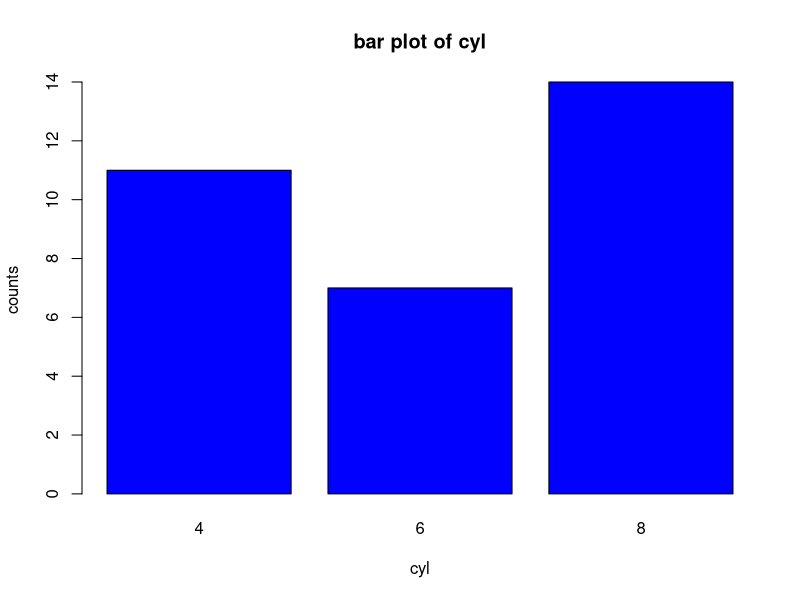
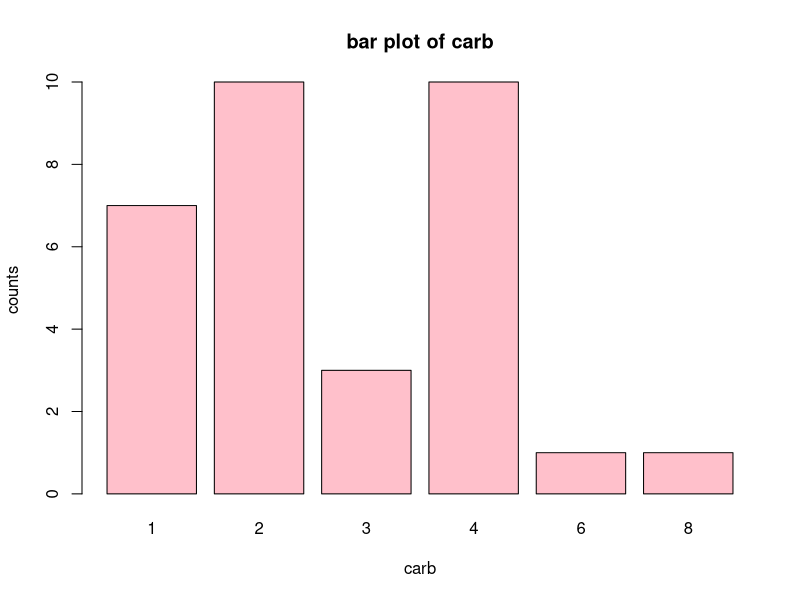
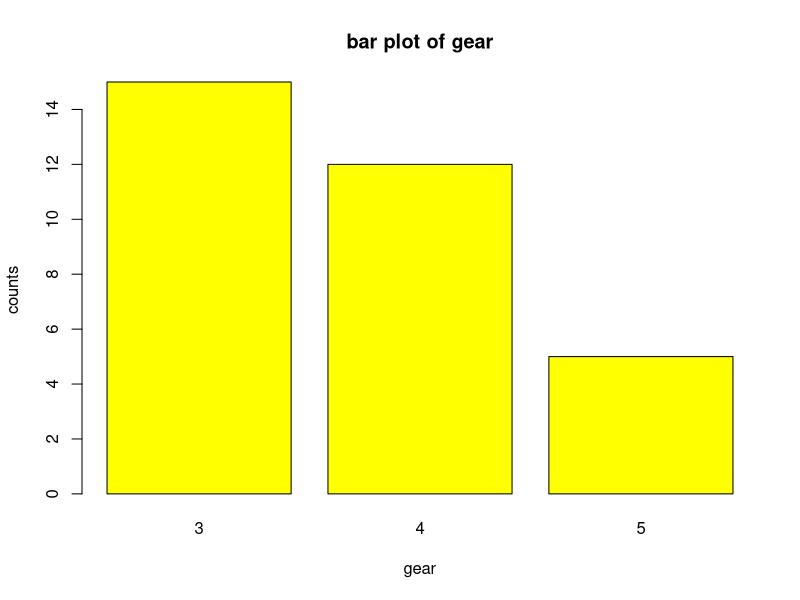
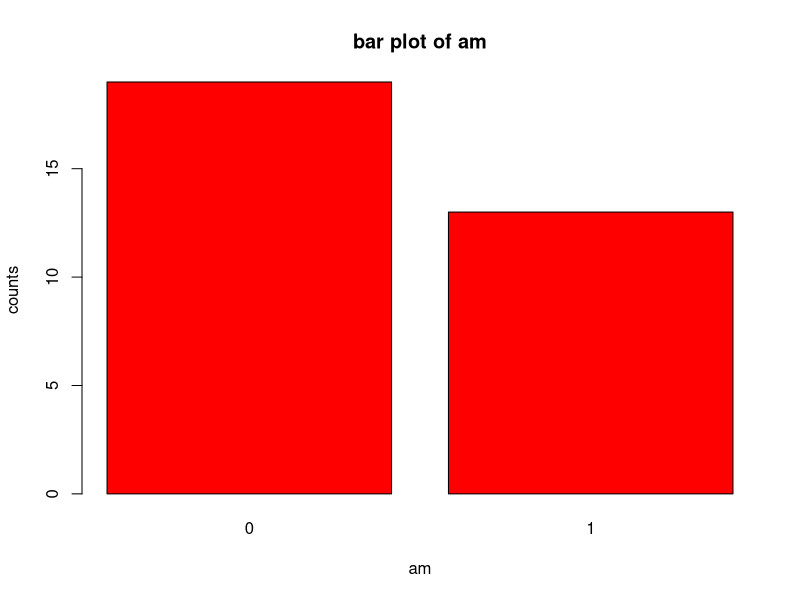
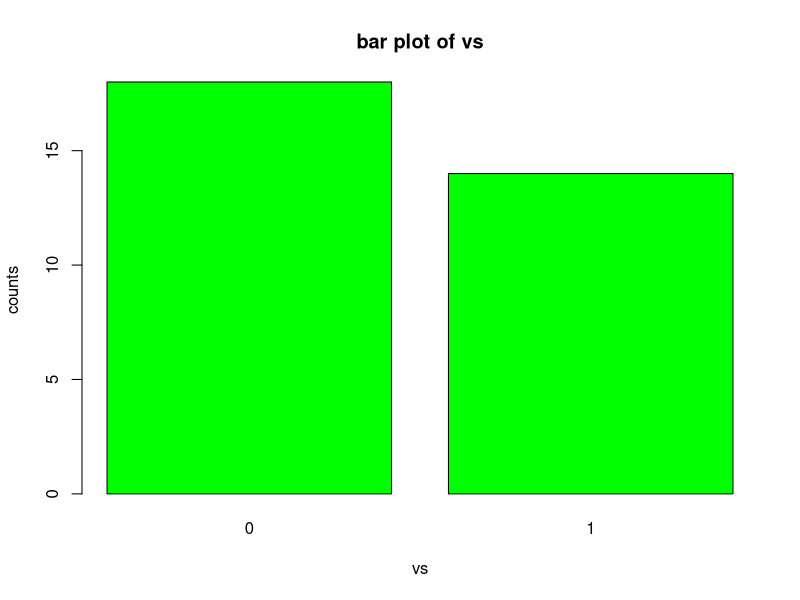
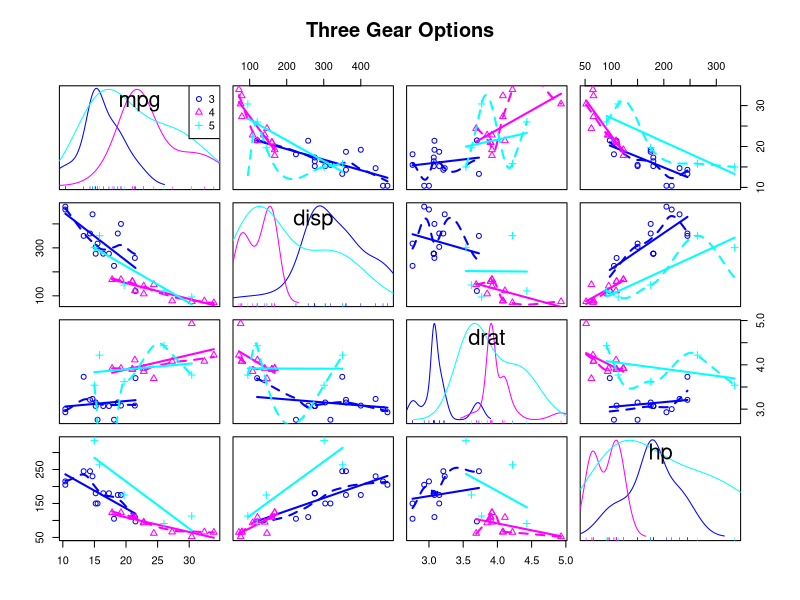
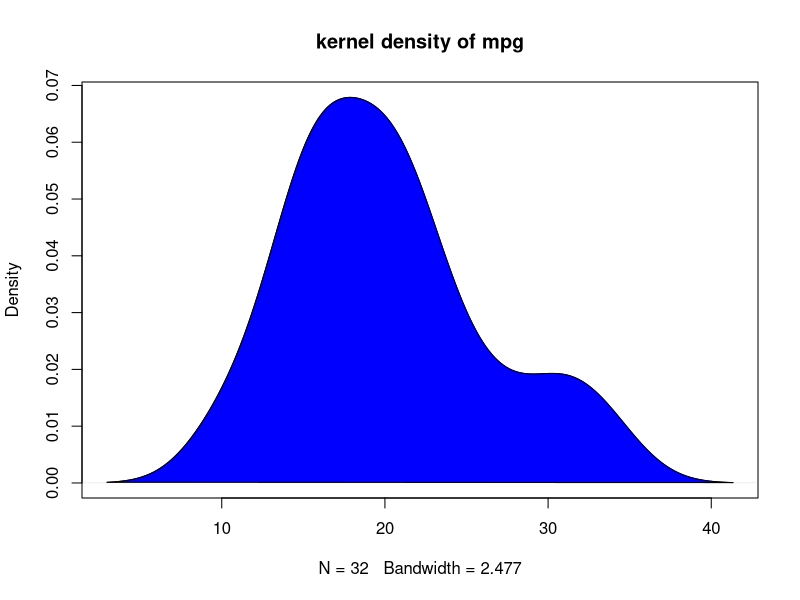
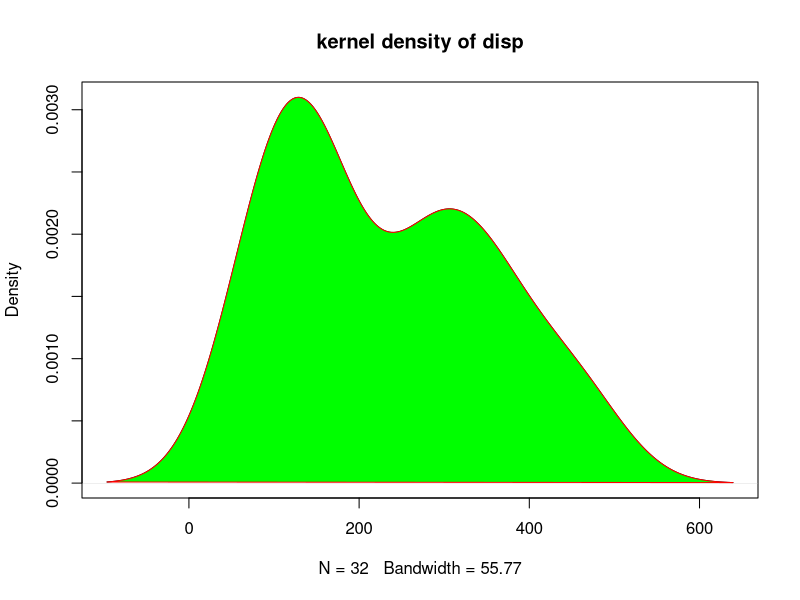

Here is the R script that generated these plots, in order:
#1. Write a program to create barplots for all the categorical columns in mtcars.


View(mtcars)

#I found this cyl,carb,gear,am,vs etc variable as categorical in mtcars dataset
#hence plotting this!!

counts<- table(mtcars$cyl)
barplot(counts ,main ="bar plot of cyl",xlab="cyl",ylab = "counts",col="blue")
counts<- table(mtcars$carb)
barplot(counts ,main ="bar plot of carb",xlab="carb",ylab = "counts",col="pink")
counts<- table(mtcars$gear)
barplot(counts ,main ="bar plot of gear",xlab="gear",ylab = "counts",col="yellow")
counts<- table(mtcars$am)
barplot(counts ,main ="bar plot of am",xlab="am",ylab = "counts",col="red")
counts<- table(mtcars$vs)
barplot(counts ,main ="bar plot of vs",xlab="vs",ylab = "counts",col="green")




#2. Create a scatterplot matrix by gear types in mtcars dataset.


#scatter plot for dataset mtcars
library(ggplot2)
library(car)

#I'm plotting some variables only but we can plot through others mtcars dataset also say wt,qsec etc
scatterplotMatrix(~mpg+disp+drat+hp|gear,data=mtcars,
                  main="Three Gear Options")





#3. Write a program to create a plot density by class variable.



#As known as Kernel Density Plots, Density Trace Graph. 
#A Density Plot visualises the distribution of data over a continuous interval 
#or time period. This chart is a variation of a Histogram that uses kernel smoothing to 
#plot values, allowing for smoother distributions by smoothing out the noise.

#Density plots are similar to histograms on a density scale, 
#but instead of fixed bins or intervals with jumps at the boundaries, 
#are smooth. The argument adjust to geom_density regulates how
#smooth the density estimate is, with larger values resulting in smoother graphs.


#there is no class variable 
#i find in mtcars dataset so that unable to plot through mtcars dataset
#however i find other variable other than class variables in mtcars dataset hence i'm plotting that here

class(mtcars)

#plot density of mpg variable
d<- density(mtcars$mpg)
plot(d, main="kernel density of mpg")
polygon(d,col="blue",border ="black")

#plot density of disp variable
c<- density(mtcars$disp)
plot(c, main="kernel density of disp")
polygon(c,col="green",border ="red")




